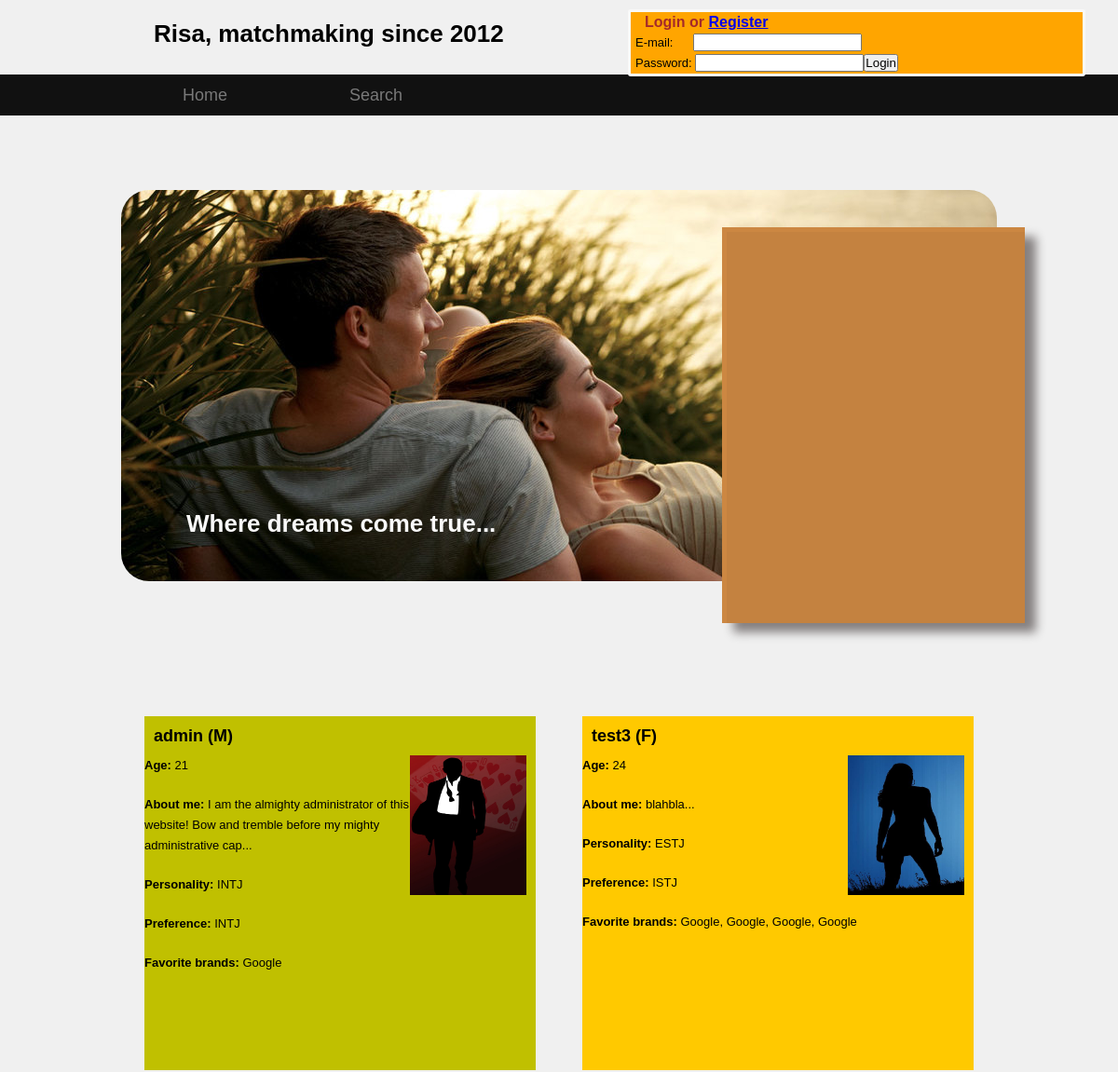
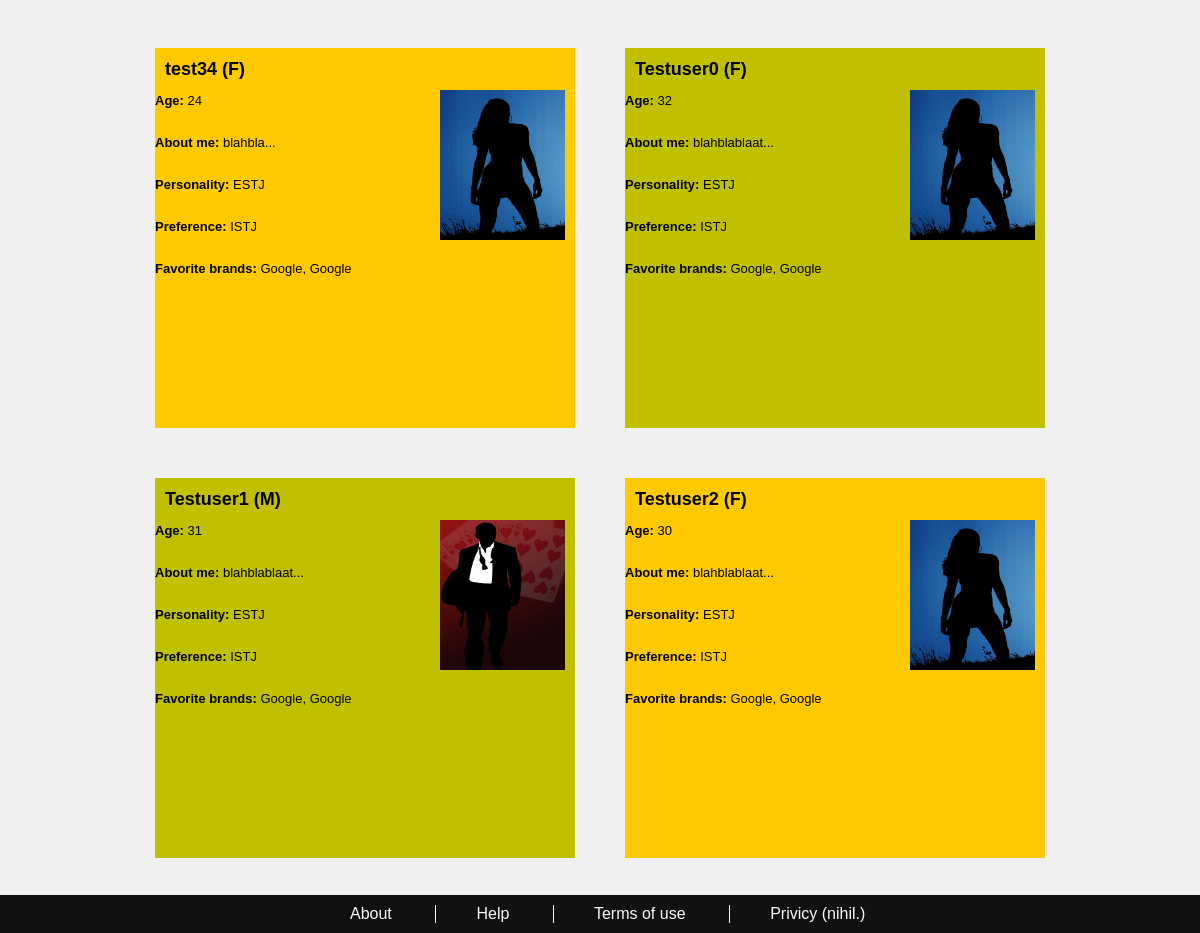
The page / on the database its author committed (2 pictures, top to bottom).
### tables this page shows
CREATE TABLE "Users"
(
    "userId" integer NOT NULL,
    "username" varchar(30) NOT NULL,
    "email" varchar(256) NOT NULL,
    "passwordHash" char(255) NOT NULL, -- TODO: size?
    
    "firstName" varchar(30) NOT NULL,
    "lastName" varchar(50) NOT NULL,
    "gender" bool NOT NULL, -- 0: male, 1: female
    "birthdate" date NOT NULL,
    "description" varchar(300) NOT NULL,
    "minAgePref" integer NOT NULL,
    "maxAgePref" integer NOT NULL,
    "genderPref" bool, -- NULL in case of bisexuality
    
    -- Personality values, each is an integer between 0 and 100; E,S,F and P can be derived
    "personalityI" integer NOT NULL,
    "personalityN" integer NOT NULL,
    "personalityT" integer NOT NULL,
    "personalityJ" integer NOT NULL,
    
    -- Personality preferences
    "preferenceI" integer NOT NULL,
    "preferenceN" integer NOT NULL,
    "preferenceT" integer NOT NULL,
    "preferenceJ" integer NOT NULL,
    
    "picture" blob,
    
    "admin" bool NOT NULL DEFAULT '0',
    
    PRIMARY KEY("userId"),
    UNIQUE("username"),
    UNIQUE("email")
);

### application/controllers/datingsite.php (called while the page is built, shortened)
<?php if ( ! defined('BASEPATH')) exit('No direct script access allowed');
class Datingsite extends CI_Controller
{
    public function index($msg = null)
	{
        $this->load->model('user','',true);
        $this->load->library('personality');
        $this->load->helper('html');
		$this->load->helper('form');
		$this->load->view('header');
        $this->load->view('loginbox');
		$this->load->view('nav');
        $this->load->view('content/showcase');
        $data = array ( 'profileType'	=> 'small',
        				'profiles'		=> $this->_makeProfiles());
        $this->load->view('content/profile', $data);
        $this->load->view('footer');
	}
    private function _makeProfiles()
    {
        $profiles = array(1 => $this->user->getUserProfile(1),
                          2 => $this->user->getUserProfile(2),
                          3 => $this->user->getUserProfile(3),
                          4 => $this->user->getUserProfile(4),
                          5 => $this->user->getUserProfile(5),
                          6 => $this->user->getUserProfile(6));
        return $profiles;
    }
}

### index.php (called while the page is built, shortened)
<?php
require_once BASEPATH.'core/CodeIgniter.php';

### application/libraries/authentication.php (called while the page is built, shortened)
<?php if ( ! defined('BASEPATH')) exit('No direct script access allowed');
class Authentication
{
    public function userLoggedIn()
    {
        return $this->currentUserId() !== null;
    }
    public function currentUserId()
    {
        $ci =& get_instance();
        $id = $ci->session->userdata('userId');
        if($id !== false)
        {
            return $id;
        }
        else
        {
            return null;
        }
    }
    public function currentUserName()
    {
        $ci =& get_instance();
        $id = $this->currentUserId();
        if($id === null)
        {
            return null;
        }
        else
        {
            $result = $ci->user->load($id);
            return $result['username'];
        }
    }
}

### application/models/user.php (called while the page is built, shortened)
<?php if ( ! defined('BASEPATH')) exit('No direct script access allowed');
class User extends CI_Model
{
    private $visibility = array(
        'username'      => true,
        'email'         => false,
        'firstName'     => false,
        'lastName'        => false,
        'gender'        => true,
        'birthdate'        => true,
        'description'    => true,
        'minAgePref'    => true,
        'maxAgePref'    => true,
        'genderPref'    => true,
        'personalityI'    => true,
        'personalityN'    => true,
        'personalityT'    => true,
        'personalityJ'    => true,
        'preferenceI'    => true,
        'preferenceN'    => true,
        'preferenceT'    => true,
        'preferenceJ'    => true,
        'picture'        => false
    );
    private function visibleColumns()
    {
        $login = $this->authentication->userLoggedIn();
        if($login)
        {
            return array_keys($this->visibility);
        }
        else
        {
            $result = array();
            foreach($this->visibility as $col => $visible)
            {
                if($visible)
                {
                    $result[] = $col;
                }
            }
            return $result;
        }
    }
    private function loadUserBrands($userId)
    {
        $result = $this->db->select('ub.brandName')
                           ->from('UserBrands ub')
                           ->join('Brands b', 'ub.brandName = b.brandName', 'left')
                           ->where(array('userId' => $userId))
                           ->get()->result_array();
        $brandNames = array();
        foreach($result as $row)
        {
            $brandNames[] = $row['brandName'];
        }
        return $brandNames;
    }
    public function load($userId, $properties = null)
    {
        if($properties !== null)
        {
            $columns = $this->removeInvisibleColumns($properties);
        }
        else
        {
            $columns = $this->visibleColumns();
        }
        $result = $this->db->select($columns)
                           ->from('Users')
                           ->where(array('userId' => $userId))
                           ->get()->row_array();
        $user = $result;
        if($properties === null || in_array('brands', $properties))
        {
            $user['brands'] = $this->loadUserBrands($userId);
        }
        return $user;
    }
	public function getUserProfile($userId)
    {
    	$profile = $this->user->load($userId);
    	$profile['userId'] = $userId;
		$personality = $this->personality->dominantPersonalityComponents($profile);
		$preference = $this->personality->dominantPersonalityComponents($profile, true);
		$profile['personality'] = "";
		$profile['preference'] = "";
		foreach($personality as $key => $value) {
			$profile['personality'] .= $key;
		}
		foreach($preference as $key => $value) {
			$profile['preference'] .= $key;
		}
		$userLoggedIn = $this->authentication->currentUserId();
		return $profile;
    }
}

### application/libraries/personality.php (called while the page is built, shortened)
<?php if ( ! defined('BASEPATH')) exit('No direct script access allowed');
class Personality
{
    public function dominantPersonalityComponents($arr, $preference = false)
    {
        if($preference)
        {
            $subject = 'preference';
        }
        else
        {
            $subject = 'personality';
        }
        $slen = strlen($subject);
        $opposites = array('I' => 'E', 'N' => 'S', 'T' => 'F', 'J' => 'P');
        $result = array();
        foreach($arr as $key => $val)
        {
            if(substr_compare($subject, $key, 0, $slen) === 0)
            {
                $component = $key[$slen];
                if($val < 0.5)
                {
                    $component = $opposites[$component];
                    $val = 1 - $val;
                }
                $result[$component] = $val;
            }
        }
        return $result;
    }
}

### application/views/content/profile.php (the view, shortened to what this page needs)
<div id='profileArea'>
<?php
	function boldShow($type, $content, $profileType = "", $textblock = false)
	{
		$type = htmlentities($type, ENT_QUOTES, "UTF-8");
		$content = htmlentities($content, ENT_QUOTES, "UTF-8");
		return "<p class='profiledata'><b>$type:</b> $content</p>\n";
	}
	function getAge($birthdate)
	{
		list($year, $month, $day) = explode("-", $birthdate);
		$year_diff  = date("Y") - $year;
    	$month_diff = date("m") - $month;
    	return $year_diff;
	}
	foreach($profiles as $profile) {
		if($profileType == "big") {
			$boxType = "<div id='bigprofile' ";
		}
		else {
			$boxType = "<a href=\"". base_url().
				"/index.php/viewprofile/showprofile/". $profile['userId']. "\" ";
		}
		if($profile['gender'] == '0') {
			$gender = "M";
		}
		else {
			$gender = "F";
		}
		echo $boxType. "class='profilebox'>\n". heading(htmlentities($profile['username']. " (".
				 $gender. ")", ENT_QUOTES, "UTF-8"), 3);
		$loggedIn = $this->authentication->userLoggedIn();
		if($loggedIn && $profile['picture'])
		{
		    $imgfile = 'pictures/' . $profile['picture'];
		}
		else
		{
		    $imgfile = 'silhouette-' . ($profile['gender'] == 0 ? 'man' : 'woman') . '.jpg';
		}
		$imgurl = base_url() . 'img/' . $imgfile;
		echo '<img class="profilepicture" src="' . $imgurl . '" alt="Profile photo" width="125" height="150" />';
		echo boldShow("Age", getAge($profile['birthdate']), $profileType);
		if($profileType == "small") {
			$point = strpos($profile['description'], '.');
			if($point === false or $point > 100) {
				$disc = substr($profile['description'], 0, 100). "...";
			}
			else {
				$disc = substr($profile['description'], 0, $point+1);
			}
		}
		else {
			$disc = $profile['description'];
		}
		echo boldShow("About me", $disc, $profileType, true);
		echo boldShow("Personality", $profile['personality']);
		echo boldShow("Preference", $profile['preference']);
		if($profileType == 'small') {
			$maxBrands = min(array(3, count($profile['brands']) - 1));
			shuffle($profile['brands']);
		}
		else $maxBrands = count($profile['brands']) - 1;
		$brands = "";
		for($b = 0; $b < $maxBrands; $b++) {
			$brands .= $profile['brands'][$b]. ", ";
		}
		$brands .= $profile['brands'][$b];
		echo boldShow("Favorite brands", $brands);
		if($profileType == "big") {
			echo "</div>";
		}
		else {
			echo "</a>";
		}
	}
?>
</div>

### application/views/header.php (shortened to what this page needs)
<!DOCTYPE html>
<html>
<head>
    <link rel="stylesheet" type="text/css" href="<?php echo base_url() . '/css/style.css'; ?>" />
</head>
<body>
	<div id='container'>
    <header>
        <h1>
            Risa, matchmaking since 2012
        </h1>
    </header>

### application/views/loginbox.php (shortened to what this page needs)
<div id="loginbox">
<?php
$home = base_url() . 'index.php';
$ci =& get_instance();
$uname = $ci->authentication->currentUserName();
if($uname !== null)
{
    echo '<p><strong>Welcome, ' . form_prep($uname) . '!</strong>'
      .  ' (<a href="' . "$home/home/logout" . '">logout</a>)';
    echo '<p><strong id="deleter">Delete account</strong></p>';
}
else
{
    echo '<h3>Login or <a href="' . "$home/register" . '">Register</a> </h3>';
    echo form_open('home/login')
      .  form_label('E-mail: &nbsp&nbsp&nbsp&nbsp&nbsp', 'email')
      .  form_input('email')
      .  '<br/>'
      .  form_label('Password: ', 'password')
      .  form_password('password')
      .  form_submit('submit', 'Login')
      .  form_close();
}
?>
</div>

### application/views/nav.php (shortened to what this page needs)
<?php
$base = base_url() . 'index.php';
?>
	<nav>
    	<ul>
        	<li><a href="<?php echo "$base/home"?>">Home</a></li>
        	<li><a href="<?php echo "$base/search"?>">Search</a></li>
    	</ul>
	</nav>
	<section id='main'>

### application/views/content/showcase.php
<section id='showcase'>
    <div id='menu'>
        <h2>
            Where dreams come true...
        </h2>
    </div>
    <div id='register'>
    </div>
</section>

### application/views/footer.php
<?php
	$base = base_url() . 'index.php';
?>
	</section>
	<footer>
        <ul>
            <li><a href="<?php echo "$base/about"?>">About</a></li>
            <li><a href="<?php echo "$base/howto"?>">Help</a></li>
            <li><a href="<?php echo "$base/termsofuse"?>">Terms of use</a></li>
            <li><a href="<?php echo "$base/privacypolicy"?>">Privicy (nihil.)</a></li>
        </ul>
    </footer>
    </div>
</body>
</html>

### css/style.css (style rules this page uses)
* { padding: 0; margin: 0; }
html, body { height: 100% }
body { width: 100%; min-width: 1200px; font: 13px/22px Helvetica, Arial, sans-serif; background: #f0f0f0; overflow-y: scroll; }
#container { position: relative; min-height: 100%; margin: 0 auto; }
header, nav, section, footer { display: block; }
h1 { padding: 25px; }
h2 { font-size: 26px; line-height: 44px; padding: 20px; }
h3 { font-size: 18px; line-height: 22px; padding: 10px; }
p { padding-bottom: 20px; }
header { height: 80px; text-indent: 140px; }
nav, footer { width: 100%; left: 0px; background-color: #111111; }
nav { margin-bottom: 40px; }
footer { position: absolute; bottom: 0; clear: both; margin-top: 30px; }
nav ul, footer ul { margin: 0 auto; width: 940px; list-style: none; }
nav ul li, footer ul li { display: inline-block; text-align: center; }
nav ul li { width: 180px; font-size: 18px; line-height: 44px; }
footer ul li { padding: 0px 30px; margin: 10px 0px; border-left: 1px solid #ffffff; font-size: 16px; line-height: 18px; color: #f9f9f9; }
footer ul li:first-child { border: 0; margin-left: 180px; }
nav ul li a, footer ul li a { text-decoration: none; padding: 5px 10px; }
nav ul li a:link, nav ul li a:visited { color: #797979; }
footer ul li a:link, footer ul li a:visited, nav ul li a:active { color: #f9f9f9; }
#loginbox { position: absolute; top: 10px; right: 35px; width: 570px; max-width: 40%; min-height: 54px; border: 3px solid #f9f9f9; -moz-border-radius: 3px; -webkit-border-radius: 3px; border-radius: 3px; padding-left: 5px; background-color: orange; }
#loginbox h3 { padding-top: 0px; padding-bottom: 0px; font-size: 12pt; color: brown; }
#main { margin: 0 auto 30px; padding-bottom: 50px; width: 940px; }
#showcase { position: relative; margin: 80px 0 120px; padding: 20px; height: 380px; background: url(../img/happy-couple5.jpeg) no-repeat; -moz-border-radius: 30px; -webkit-border-radius: 30px; border-radius: 30px; }
#showcase #menu { position: absolute; bottom: 20px; left: 50px; color: #f9f9f9; }
#showcase #register { position: absolute; top: 40px; right: -30px; width: 320px; height: 420px; background: #C48240; border: 5px solid #CC8742; border-right: 0px; border-bottom: 0px; box-shadow: 12px 10px 10px #858080; }
#profileArea { margin: 0 auto; overflow: hidden; }
.profilebox { display: block; width: 420px; height: 380px; margin: 25px; float: left; background: #FFC900; }
.profilepicture { float: right; margin-right: 10px; }
a.profilebox:-webkit-any-link { text-decoration: none; color: black; }
.profilebox:nth-child(4n+1) { background: #C0C000; }
.profilebox:nth-child(4n) { background: #C0C000; }

### rows shown on the page
users: username+gender "admin (M)", type "Age About me Personality Preference Favorite brands", content "21 I am the almighty administrator of this website! Bow and tremble before my mighty administrative cap... INTJ INTJ Google"
users: username+gender "test3 (F)", type "Age About me Personality Preference Favorite brands", content "24 blahbla... ESTJ ISTJ Google, Google, Google, Google"
users: username+gender "test34 (F)", type "Age About me Personality Preference Favorite brands", content "24 blahbla... ESTJ ISTJ Google, Google"
users: username+gender "Testuser0 (F)", type "Age About me Personality Preference Favorite brands", content "32 blahblablaat... ESTJ ISTJ Google, Google"
users: username+gender "Testuser1 (M)", type "Age About me Personality Preference Favorite brands", content "31 blahblablaat... ESTJ ISTJ Google, Google"
users: username+gender "Testuser2 (F)", type "Age About me Personality Preference Favorite brands", content "30 blahblablaat... ESTJ ISTJ Google, Google"

### other values the page prints
form_label('E-mail: &nbsp&nbsp&nbsp&nbsp&nbsp', 'email') "E-mail:"
form_label('Password: ', 'password') "Password:"
